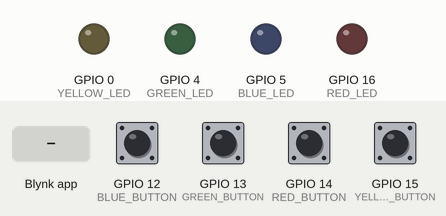
A sketch run on a simulated ESP8266 (NodeMCU). Parts: output pins drawn as LEDs (lit = HIGH). Inputs (shaded band) come from the test bench; at power-on: GPIO 12 (BLUE_BUTTON), GPIO 13 (GREEN_BUTTON), GPIO 14 (RED_BUTTON), GPIO 15 (YELLOW_BUTTON) LOW. WiFi joins after 1.5 s; servers stay silent unless stated.

Above: at 3.0 s.
3.1 s: Blynk app writes 1 to V0
At 4.2 s:
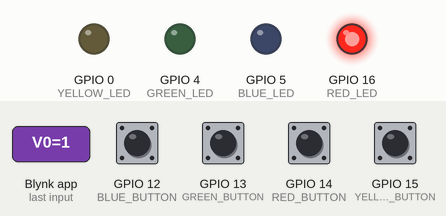
4.6 s: Blynk app writes 1 to V1
At 5.3 s:
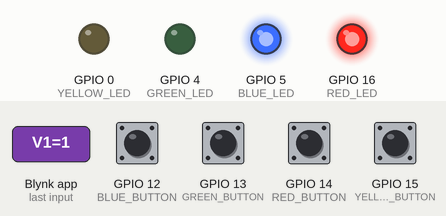
6.1 s: GPIO 14 (RED_BUTTON) pulled HIGH for 0.15 s
At 6.4 s:
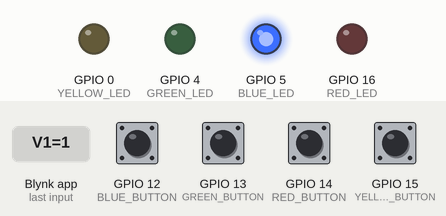
7.7 s: Blynk app writes 1 to V2
At 8.9 s:
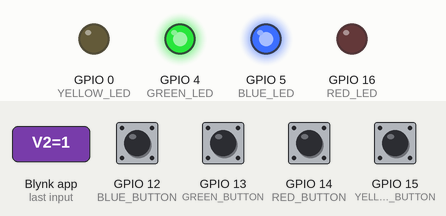
9.2 s: GPIO 12 (BLUE_BUTTON) pulled HIGH for 0.15 s
At 10.0 s:
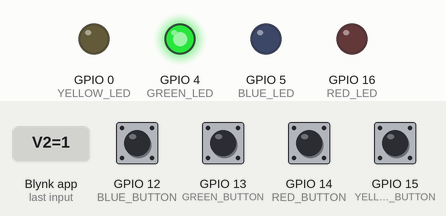
10.8 s: Blynk app writes 200 to V0
At 11.2 s:
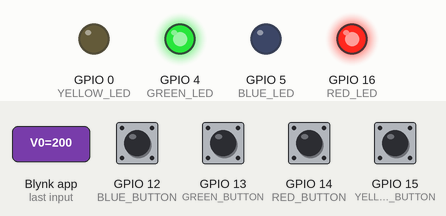
Timing chart, 0 to 13.3 s (numbered marks = the images above; inputs shaded):
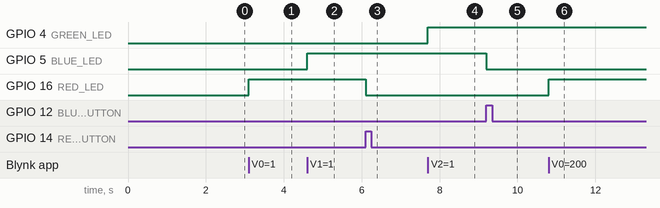

The sketch:

ESP8266Connection.ino
```cpp
/*************************************************************

  This is a simple demo of sending and receiving some data.
  Be sure to check out other examples!
 *************************************************************/

// Template ID, Device Name and Auth Token are provided by the Blynk.Cloud
// See the Device Info tab, or Template settings
#define BLYNK_TEMPLATE_ID           "TMPL_1ODY1Qb"
#define BLYNK_DEVICE_NAME           "Quickstart Device"
#define BLYNK_AUTH_TOKEN            "D2jM7dY8WKywt39RyPDsCrQnodoIOfKI"


// Comment this out to disable prints and save space
#define BLYNK_PRINT Serial

#include <ESP8266WiFi.h>
#include <BlynkSimpleEsp8266.h>

char auth[] = BLYNK_AUTH_TOKEN;

// Your WiFi credentials.
// Set password to "" for open networks.
char ssid[] = "The Boys 2.4G";
char pass[] = "kangaroo384";

// GLOBAL CONSTANTS
#define RED_LED 16
#define BLUE_LED 5
#define GREEN_LED 4
#define YELLOW_LED 0

#define RED_BUTTON 14
#define BLUE_BUTTON 12
#define GREEN_BUTTON 13
#define YELLOW_BUTTON 15

BlynkTimer timer;

int spot1Status = 0;  // 1 if taken, 0 if free
int spot2Status = 0;
int spot3Status = 0;
int spot4Status = 0;

int v0 = 0; // 1 if the switch is on, 0 if off
int v1 = 0;
int v2 = 0;
int v3 = 0;

// This function is called every time the Virtual Pin 0 state changes
BLYNK_WRITE(V0)
{
  // Set incoming value from pin V0 to a variable
  int value = param.asInt();
  v0 = value;

  // Check if the spot is occupied
  if(spot1Status){
    // Don't let the user register for a spot
    Blynk.virtualWrite(V0, 0);
    Blynk.virtualWrite(V9, "Spot 1 Unavailable");
  }
  else{
    // Let the user know if the spot is reserved
    digitalWrite(RED_LED, value);
    Blynk.virtualWrite(V9, "Spot 1 Reserved!");
  }
}

BLYNK_WRITE(V1){
  // Set incoming value from pin V1 to a variable
  int value = param.asInt();
  v1 = value;

  // Check if the spot is occupied
  if(spot2Status){
    // Don't let the user register for a spot
    Blynk.virtualWrite(V1, 0);
    Blynk.virtualWrite(V9, "Spot 2 Unavailable");
  }
  else{
    // Let the user know if the spot is reserved
    digitalWrite(BLUE_LED, value);
    Blynk.virtualWrite(V9, "Spot 2 Reserved!");
  }
}

BLYNK_WRITE(V2){
  // Set incoming value from pin V2 to a variable
  int value = param.asInt();
  v2 = value;

  // Check if the spot is occupied
  if(spot3Status){
    // Don't let the user register for a spot
    Blynk.virtualWrite(V2, 0);
    Blynk.virtualWrite(V9, "Spot 3 Unavailable");
  }
  else{
    // Let the user know if the spot is reserved
    digitalWrite(GREEN_LED, value);
    Blynk.virtualWrite(V9, "Spot 3 Reserved!");
  }
}

BLYNK_WRITE(V3){
  // Set incoming value from pin V3 to a variable
  int value = param.asInt();
  v3 = value;

  // Check if the spot is occupied
  if(spot4Status){
    // Don't let the user register for a spot
    Blynk.virtualWrite(V3, 0);
    Blynk.virtualWrite(V9, "Spot 4 Unavailable");
  }
  else{
    // Let the user know if the spot is reserved
    digitalWrite(YELLOW_LED, value);
    Blynk.virtualWrite(V9, "Spot 4 Reserved!");
  }
}

// This function is called every time the device is connected to the Blynk.Cloud
BLYNK_CONNECTED(){}

// This function sends Arduino's uptime every second to Virtual Pin 2.
void myTimerEvent()
{
  // You can send any value at any time.
  // Please don't send more that 10 values per second.
  Blynk.virtualWrite(V8, millis() / 1000);
}

void setup()
{
  // Debug console
  Serial.begin(115200);

  Blynk.begin(auth, ssid, pass);
  // You can also specify server:
  //Blynk.begin(auth, ssid, pass, "blynk.cloud", 80);
  //Blynk.begin(auth, ssid, pass, IPAddress(192,168,1,100), 8080);

  // Setup a function to be called every second
  timer.setInterval(1000L, myTimerEvent);

  // Setup I/O
  pinMode(RED_LED, OUTPUT);
  pinMode(BLUE_LED, OUTPUT);
  pinMode(GREEN_LED, OUTPUT);
  pinMode(YELLOW_LED, OUTPUT);
  pinMode(RED_BUTTON, INPUT);
  pinMode(BLUE_BUTTON, INPUT);
  pinMode(GREEN_BUTTON, INPUT);
  pinMode(YELLOW_BUTTON, INPUT);

  // Clear App inputs
  Blynk.virtualWrite(V0, 0);
  Blynk.virtualWrite(V1, 0);
  Blynk.virtualWrite(V2, 0);
  Blynk.virtualWrite(V3, 0);

  // Reset App message
  Blynk.virtualWrite(V9, "Welcome! Select an open spot.");
}

void readSpots();

void loop()
{
  Blynk.run();
  timer.run();
  readSpots();
  // You can inject your own code or combine it with other sketches.
  // Check other examples on how to communicate with Blynk. Remember
  // to avoid delay() function!
}

void readSpots(){ // Checks the status of the spots and updates them as needed
  spot1Status = digitalRead(RED_BUTTON);
  spot2Status = digitalRead(BLUE_BUTTON);
  spot3Status = digitalRead(GREEN_BUTTON);
  spot4Status = digitalRead(YELLOW_BUTTON);

  // Set the status of the spots in the app
  Blynk.virtualWrite(V4, (spot1Status == HIGH) ? 1023 : 0);
  Blynk.virtualWrite(V5, (spot2Status == HIGH) ? 1023 : 0);
  Blynk.virtualWrite(V6, (spot3Status == HIGH) ? 1023 : 0);
  Blynk.virtualWrite(V7, (spot4Status == HIGH) ? 1023 : 0);

  // If any of the spots get stolen, the application will reset the spots
  if(spot1Status && v0 == 1){
    digitalWrite(RED_LED, 0);
    Blynk.virtualWrite(V0, 0);
  }
  if(spot2Status && v1 == 1){
    digitalWrite(BLUE_LED, 0);
    Blynk.virtualWrite(V1, 0);
  }
  if(spot3Status && v2 == 1){
    digitalWrite(GREEN_LED, 0);
    Blynk.virtualWrite(V2, 0);
  }
  if(spot4Status && v3 == 1){
    digitalWrite(YELLOW_LED, 0);
    Blynk.virtualWrite(V3, 0);
  }
}
```

Measured:
- after the input at 3.1 s, GPIO 16 (RED_LED): LOW → HIGH at once
- after the input at 4.6 s, GPIO 5 (BLUE_LED): LOW → HIGH at once
- after the input at 6.1 s, GPIO 16 (RED_LED): HIGH → LOW at once
- after the input at 7.7 s, GPIO 4 (GREEN_LED): LOW → HIGH at once
- after the input at 9.2 s, GPIO 5 (BLUE_LED): HIGH → LOW at once
- after the input at 10.8 s, GPIO 16 (RED_LED): LOW → HIGH at once
